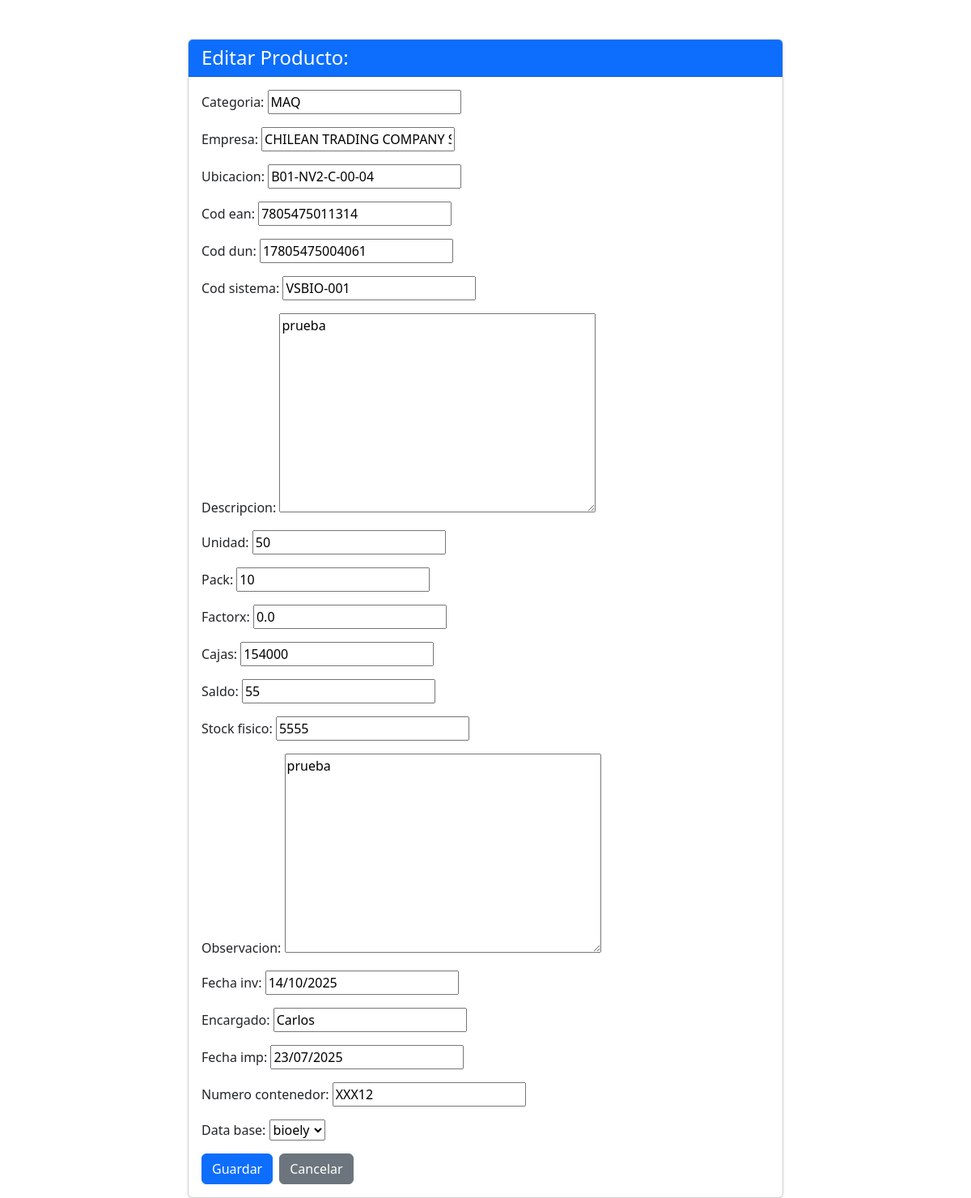
The app's page /productos/editar/8/, older data.
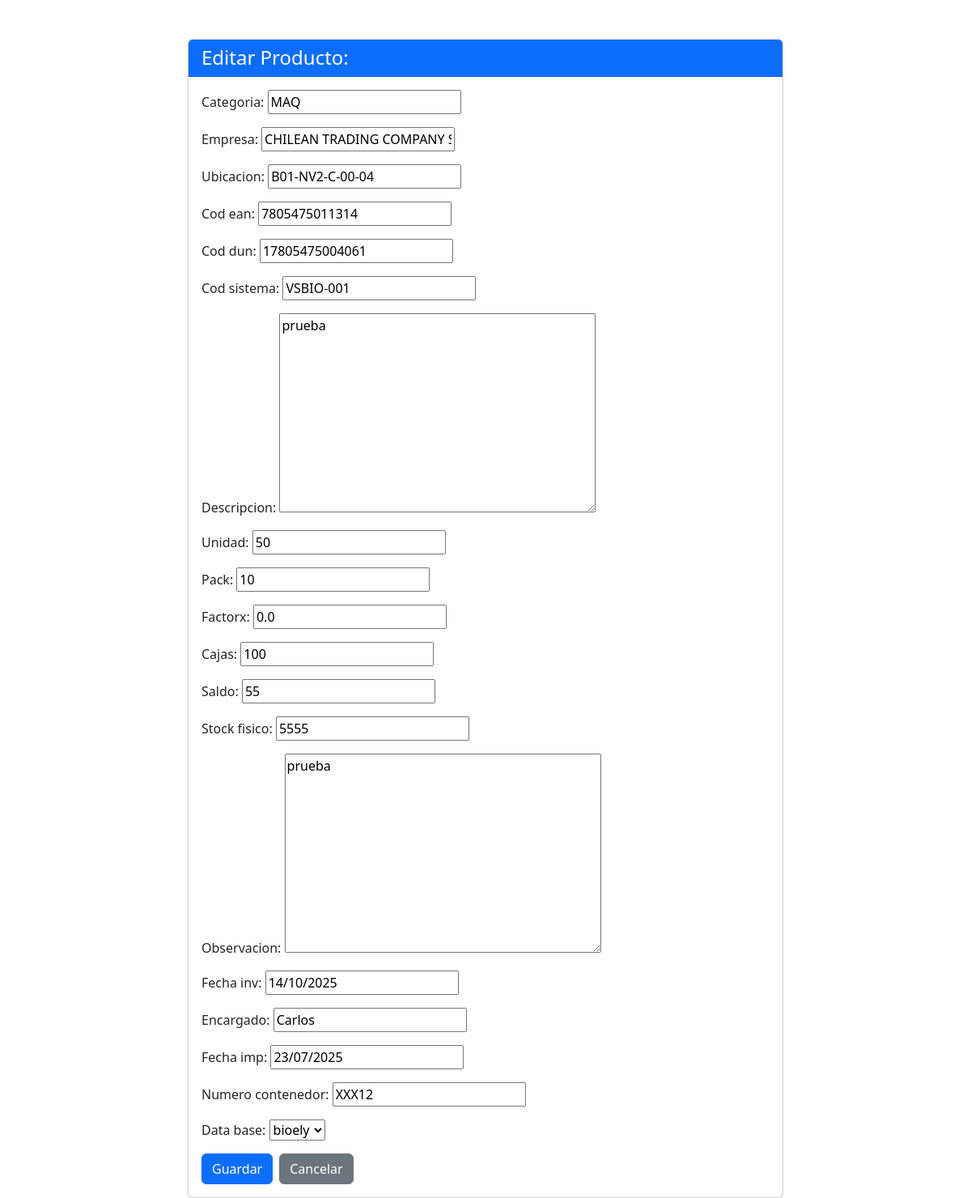
The same page, newer data.
### productos/models.py (models this page shows, shortened)
class Producto(models.Model):
    categoria = models.CharField(max_length=100)
    empresa = models.CharField(max_length=100)
    ubicacion = models.CharField(max_length=100)
    cod_ean = models.CharField(max_length=50)
    cod_dun = models.CharField(max_length=50)
    cod_sistema = models.CharField(max_length=50)
    descripcion = models.TextField(max_length=350)
    unidad = models.CharField(max_length=20)
    pack = models.IntegerField()
    factorx = models.FloatField()
    cajas = models.IntegerField()
    saldo = models.IntegerField()
    stock_fisico = models.IntegerField()
    observacion = models.TextField(max_length=350,blank=True, null=True)
    fecha_inv = models.DateField()
    encargado = models.CharField(max_length=100)
    fecha_imp = models.DateField(blank=True, null=True)
    numero_contenedor = models.CharField(max_length=100, blank=True, null=True)
    Data_base =models.ForeignKey(Categoria, on_delete=models.CASCADE)

class Categoria(models.Model):
    categoria = models.CharField(max_length=100)
    def __str__(self):
        return self.categoria

### productos/views.py (the view)
# urls.py: path('editar/<int:id>/', views.editar_producto, name='editar_producto'),
def editar_producto(request, id):
    producto = Producto.objects.get(id=id)
    if request.method == 'POST':
        form = ProductoForm(request.POST, instance=producto)
        if form.is_valid():
            form.save()
            return redirect('productos:index')  # Cambia a la URL correcta
    else:
        form = ProductoForm(instance=producto)
    return render(request, 'editar.html', {'form': form})

### productos/forms.py
class ProductoForm(ModelForm):
    class Meta:
        model = models.Producto
        fields ='__all__' #Incluye todos los campos del modelo

### productos/templates/editar.html (shortened to what this page needs)
<!DOCTYPE html>
<html lang="es">
<head>
    <link href="https://cdn.jsdelivr.net/npm/bootstrap@5.3.3/dist/css/bootstrap.min.css" rel="stylesheet">
</head>
<body>
    <div class="container mt-5">
        <div class="row justify-content-center">
            <div class="col-md-8">
                <div class="card shadow-sm">
                    <div class="card-header bg-primary text-white">
                        <h1 class="h4 mb-0">Editar Producto: {{ producto.nombre }}</h1>
                    </div>
                    <div class="card-body">
                        <form method="post">
                            <div class="mb-3">
                                {{ form.as_p }}
                            </div>
                            <div class="d-flex gap-2">
                                <button type="submit" class="btn btn-primary">Guardar</button>
                                <a href="{% url 'productos:index' %}" class="btn btn-secondary">Cancelar</a>
                            </div>
                        </form>
                    </div>
                </div>
            </div>
        </div>
    </div>
</body>
</html>

Row changes from the older to the newer data that the page shows:
changed Producto "CHILEAN TRADING COMPANY SA": cajas "154000" → "100"
